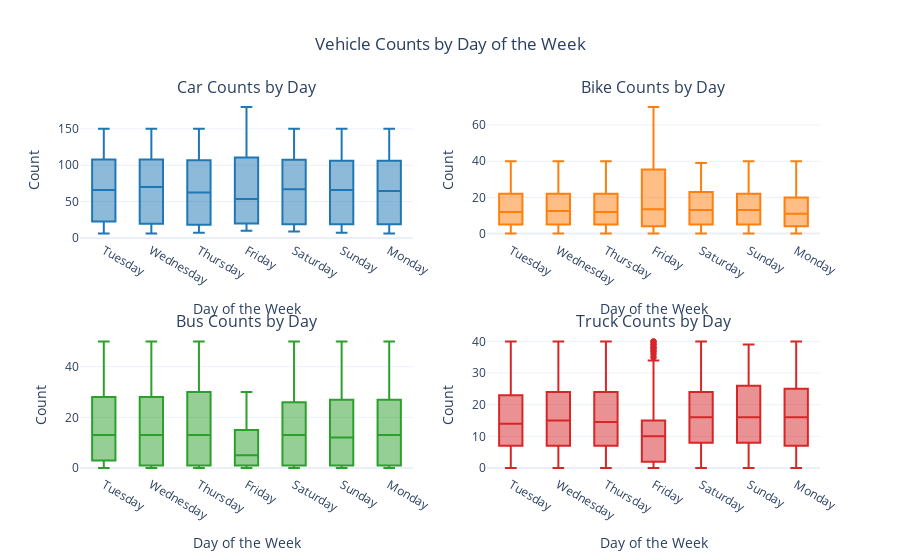

Here is the notebook cell this chart was saved with:
### Code cell
# 4. Vehicle count vary by day of the week
fig = make_subplots(rows=2, cols=2, subplot_titles=("Car Counts by Day", "Bike Counts by Day", "Bus Counts by Day", "Truck Counts by Day"))

fig.add_trace(go.Box(x=traffic_df['Day of the week'], y=traffic_df['CarCount'], name='Car Counts', marker_color='#1f77b4'), row=1, col=1)
fig.add_trace(go.Box(x=traffic_df['Day of the week'], y=traffic_df['BikeCount'], name='Bike Counts', marker_color='#ff7f0e'), row=1, col=2)
fig.add_trace(go.Box(x=traffic_df['Day of the week'], y=traffic_df['BusCount'], name='Bus Counts', marker_color='#2ca02c'), row=2, col=1)
fig.add_trace(go.Box(x=traffic_df['Day of the week'], y=traffic_df['TruckCount'], name='Truck Counts', marker_color='#d62728'), row=2, col=2)

fig.update_layout(title_text='Vehicle Counts by Day of the Week', title_x=0.5, showlegend=False, template='plotly_white')
fig.update_xaxes(title_text="Day of the Week")
fig.update_yaxes(title_text="Count")
fig.show()

### Figure 1 — Plotly figure (JSON) as saved in the notebook; plotly's stock layout.template omitted (floating-point values rounded to 4 significant figures; data arrays with more than 128 entries replaced by an {"elided": "..."} marker saying what was removed)
{"data": [{"marker": {"color": "#1f77b4"}, "name": "Car Counts", "type": "box", "x": {"elided": "2976 str values"}, "xaxis": "x", "y": {"elided": "2976 int values"}, "yaxis": "y"}, {"marker": {"color": "#ff7f0e"}, "name": "Bike Counts", "type": "box", "x": {"elided": "2976 str values"}, "xaxis": "x2", "y": {"elided": "2976 int values"}, "yaxis": "y2"}, {"marker": {"color": "#2ca02c"}, "name": "Bus Counts", "type": "box", "x": {"elided": "2976 str values"}, "xaxis": "x3", "y": {"elided": "2976 int values"}, "yaxis": "y3"}, {"marker": {"color": "#d62728"}, "name": "Truck Counts", "type": "box", "x": {"elided": "2976 str values"}, "xaxis": "x4", "y": {"elided": "2976 int values"}, "yaxis": "y4"}], "layout": {"annotations": [{"font": {"size": 16}, "showarrow": false, "text": "Car Counts by Day", "x": 0.225, "xanchor": "center", "xref": "paper", "y": 1, "yanchor": "bottom", "yref": "paper"}, {"font": {"size": 16}, "showarrow": false, "text": "Bike Counts by Day", "x": 0.775, "xanchor": "center", "xref": "paper", "y": 1, "yanchor": "bottom", "yref": "paper"}, {"font": {"size": 16}, "showarrow": false, "text": "Bus Counts by Day", "x": 0.225, "xanchor": "center", "xref": "paper", "y": 0.375, "yanchor": "bottom", "yref": "paper"}, {"font": {"size": 16}, "showarrow": false, "text": "Truck Counts by Day", "x": 0.775, "xanchor": "center", "xref": "paper", "y": 0.375, "yanchor": "bottom", "yref": "paper"}], "showlegend": false, "title": {"text": "Vehicle Counts by Day of the Week", "x": 0.5}, "xaxis": {"anchor": "y", "domain": [0, 0.45], "title": {"text": "Day of the Week"}}, "xaxis2": {"anchor": "y2", "domain": [0.55, 1], "title": {"text": "Day of the Week"}}, "xaxis3": {"anchor": "y3", "domain": [0, 0.45], "title": {"text": "Day of the Week"}}, "xaxis4": {"anchor": "y4", "domain": [0.55, 1], "title": {"text": "Day of the Week"}}, "yaxis": {"anchor": "x", "domain": [0.625, 1], "title": {"text": "Count"}}, "yaxis2": {"anchor": "x2", "domain": [0.625, 1], "title": {"text": "Count"}}, "yaxis3": {"anchor": "x3", "domain": [0, 0.375], "title": {"text": "Count"}}, "yaxis4": {"anchor": "x4", "domain": [0, 0.375], "title": {"text": "Count"}}}}
